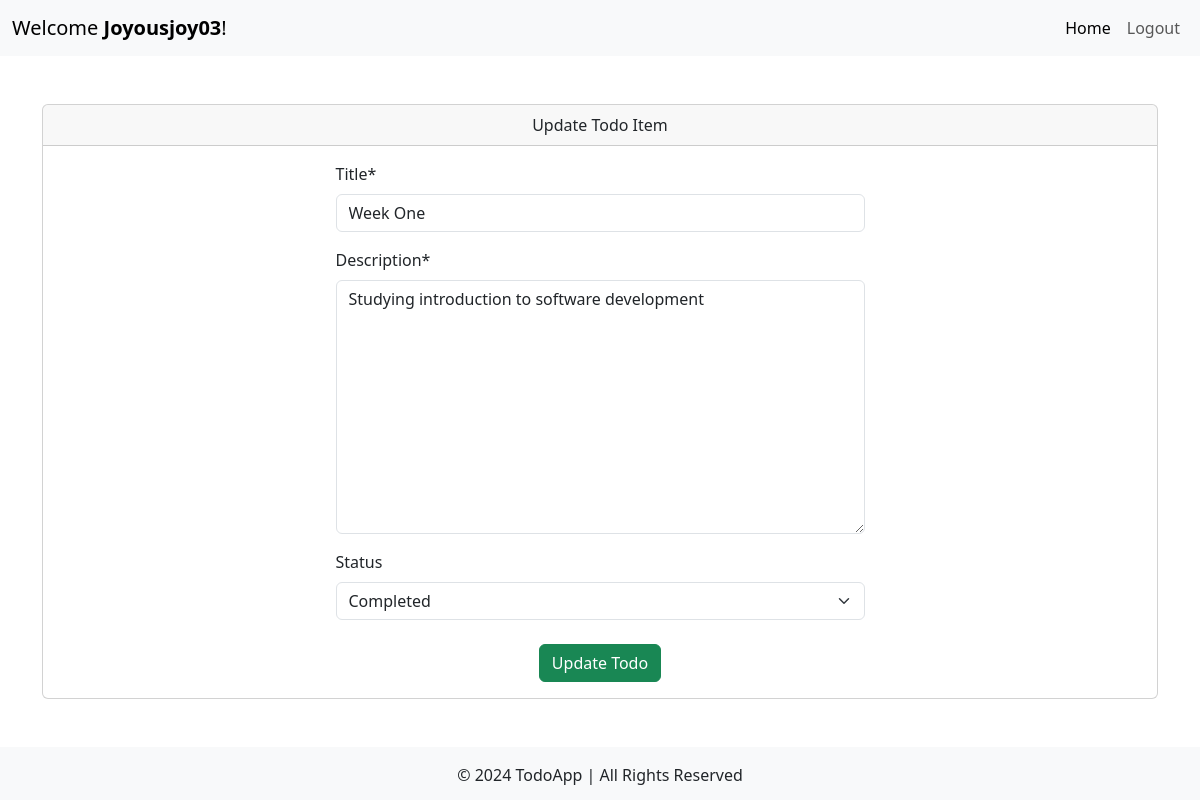
Page /todo/5/update/ (signed in) on the committed database.
### todo/models.py (models this page shows, shortened)
class Todo(models.Model):
    STATUS_CHOICES = (
        ('Pending', 'Pending'),
        ('In Progress', 'In Progress'),
        ('Completed', 'Completed')
    )
    user = models.ForeignKey(Profile, related_name='todos', on_delete=models.CASCADE)
    title = models.CharField(max_length=150)
    description = models.TextField()
    is_completed = models.BooleanField(default=False)
    status = models.CharField(max_length=150, choices=STATUS_CHOICES, default='Pending', blank=True, null=True)
    created_at = models.DateTimeField(auto_now_add=True, blank=True, null=True)
    updated_at = models.DateTimeField(auto_now=True, blank=True, null=True)

### todo/views.py (the view, shortened to what this page needs)
# urls.py: path('todo/<str:pk>/update/', views.UpdateTodoView, name='update_todo'),
def UpdateTodoView(request, pk):
    queryset = Todo.objects.get(id=pk)
    form = TodoFormUpdateClass(instance=queryset)
    context = {'queryset':queryset, 'form':form}
    return render(request, 'todo/update_todo.html', context)

### todo/forms.py
class TodoFormUpdateClass(forms.ModelForm):
    class Meta:
        model = Todo
        fields = ('title', 'description', 'status')

### todo/templates/todo/update_todo.html (shortened to what this page needs)
{% extends 'todo/base.html' %}
{% load crispy_forms_tags %}
{% block content %}
<div class="card">
    <div class="card-header text-center">
        Update Todo Item
    </div>
    <div class="card-body">
        <div class="row justify-content-center">
            <div class="col-md-6">
                <form method="post">
                    {{ form|crispy }}
                    <div class="mt-4 text-center">
                        <button type="submit" class="btn btn-success">Update Todo</button>
                    </div>
                </form>
            </div>
        </div>
    </div>
</div>
{% endblock %}

### todo/templates/todo/base.html (shortened to what this page needs)
<!DOCTYPE html>
<html lang="en">
<head>
    <link href="https://cdn.jsdelivr.net/npm/bootstrap@5.3.0-alpha1/dist/css/bootstrap.min.css" rel="stylesheet">
</head>
<body>
    <nav class="navbar navbar-expand-lg navbar-light bg-light">
        <div class="container-fluid">
            <a class="navbar-brand" href="/">Welcome <strong>{{ request.user|title }}</strong>!</a>
            <div class="collapse navbar-collapse" id="navbarNav">
                <ul class="navbar-nav ms-auto">
                    <li class="nav-item">
                        <a class="nav-link active" aria-current="page" href="{% url 'index' %}">Home</a>
                    </li>
                    {% if user.is_authenticated %}
                    <li class="nav-item">
                        <a class="nav-link" href="{% url 'logout' %}">Logout</a>
                    </li>
                    {% else %}
                    <li class="nav-item">
                        <a class="nav-link" href="{% url 'login' %}">Login</a>
                    </li>
                    {% endif %}
                </ul>
            </div>
        </div>
    </nav>
    <div class="container mt-5">
        {% block content %}
        {% endblock %}
    </div>
    <footer class="bg-light text-center text-lg-start mt-5">
        <div class="text-center p-3 bg-light">
            © 2024 TodoApp | All Rights Reserved
        </div>
    </footer>
</body>
</html>

### rows in the picture
Todo: title "Week One", description "Studying introduction to software development", status "Completed"

### other values in the picture
{{ request.user|title }} "Joyousjoy03"
